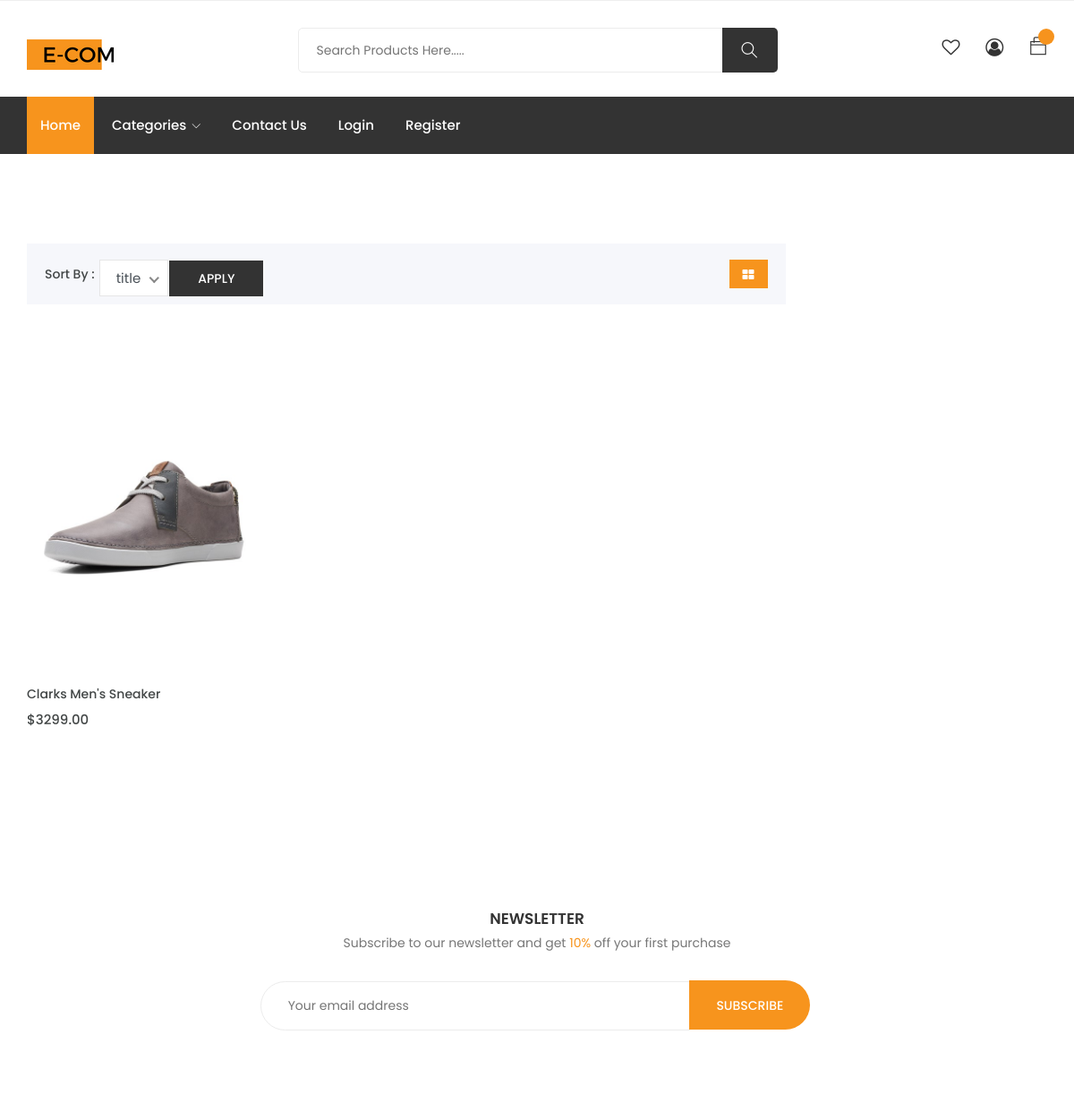
Page /category/1 on the committed database.
### store/models.py (models this page shows, shortened)
class Product(models.Model):
    title=models.CharField(max_length=255)
    description=models.TextField()
    unit_price=models.DecimalField(max_digits=8 , decimal_places=2 )
    inventory=models.IntegerField()
    last_update=models.DateTimeField(auto_now=True)
    collection=models.ForeignKey(Collection, on_delete=models.PROTECT)
    promotions=models.ManyToManyField(Promotion , blank=True)
    img = models.ImageField(upload_to=filepath, blank=True)

### store/views.py (the view)
# urls.py: path('category/<int:id>',views.category,name='category_products'),
def category(request,id):
    if(request.method== "POST"):
        x= request.POST.get("order_by",False)
        if (x==False):
            sortby='-last_update'
        else:
            if(x== "newest"):
                x='-last_update'
            sortby=x
    else:
        sortby='-last_update'
    category_products=Product.objects.select_related("collection").filter(collection=id).order_by(sortby)
    return render(request , "category_products.html",{"products": category_products,"category_id":id})

### store/context_processors.py (called while the page is built)
def CollectionContext(request):
    collection=Collection.objects.all()
    return {"collection": collection}

def CurrencyContext(request):
    return {"currency":"RS"}

### templates/category_products.html (shortened to what this page needs)
{% extends "base.html" %}
{%block content%}
		<section class="product-area shop-sidebar shop section">
			<div class="container">
				<div class="row">
					<div class="col-lg-9 col-md-8 col-12">
						<div class="row">
							<div class="col-12">
								<div class="shop-top">
									<div class="shop-shorter">
										<div class="single-shorter">
											<div class="input-group">
											<label>Sort By :</label>
											<form action="{% url 'category_products' category_id %}", method="POST">
											<button type="submit" class="btn btn-light">Apply</button>
										</div>
										</div>
									</div>
									<ul class="view-mode">
										<li class="active"><a href="shop-grid.html"><i class="fa fa-th-large"></i></a></li>
									</ul>
								</div>
							</div>
						</div>
						<div class="row">
							{% for x in products %}
							<div class="col-lg-4 col-md-6 col-12">
								<div class="single-product">
									<div class="product-img">
										<a href="{%url 'product' x.id%}">
											<img class="default-img" width="550" height="750" src="{{x.img.url}}" alt="#">
										</a>
										<div class="button-head">
											<div class="product-action">
											</div>
										</div>
									</div>
									<div class="product-content">
										<h3><a href="{%url 'product' x.id%}">{{x.title}}</a></h3>
										<div class="product-price">
											<span>${{x.unit_price}}</span>
										</div>
									</div>
								</div>
							</div>
							{% endfor%}
						</div>
					</div>
				</div>
			</div>
		</section>
		<section class="shop-newsletter section">
			<div class="container">
				<div class="inner-top">
					<div class="row">
						<div class="col-lg-8 offset-lg-2 col-12">
							<div class="inner">
								<h4>Newsletter</h4>
								<p> Subscribe to our newsletter and get <span>10%</span> off your first purchase</p>
								<form action="mail/mail.php" method="get" target="_blank" class="newsletter-inner">
									<input name="EMAIL" placeholder="Your email address" required="" type="email">
									<button class="btn">Subscribe</button>
								</form>
							</div>
						</div>
					</div>
				</div>
			</div>
		</section>
{%endblock%}

### rows in the picture
Product: img (picture), title "Clarks Men's Sneaker", unit_price "3299.00"
